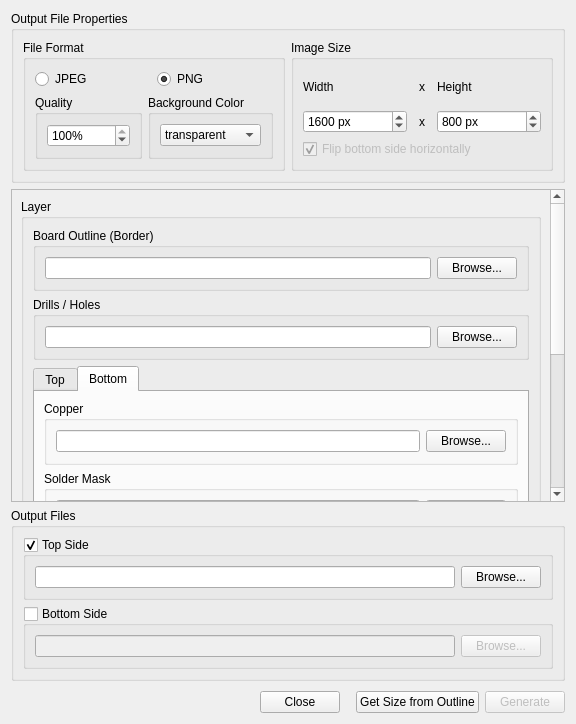
<?xml version="1.0" encoding="UTF-8"?>
<ui version="4.0">
 <class>GerberPlotterDialog</class>
 <widget class="QDialog" name="GerberPlotterDialog">
  <property name="geometry">
   <rect>
    <x>0</x>
    <y>0</y>
    <width>576</width>
    <height>724</height>
   </rect>
  </property>
  <property name="windowTitle">
   <string>Dialog</string>
  </property>
  <layout class="QVBoxLayout" name="verticalLayout_10">
   <item>
    <widget class="QGroupBox" name="propertiesGroupBox">
     <property name="sizePolicy">
      <sizepolicy hsizetype="MinimumExpanding" vsizetype="Minimum">
       <horstretch>0</horstretch>
       <verstretch>0</verstretch>
      </sizepolicy>
     </property>
     <property name="title">
      <string>Output File Properties</string>
     </property>
     <layout class="QHBoxLayout" name="horizontalLayout_12">
      <item>
       <widget class="QGroupBox" name="fileFormatGroupBox">
        <property name="title">
         <string>File Format</string>
        </property>
        <layout class="QVBoxLayout" name="verticalLayout_9">
         <item>
          <layout class="QHBoxLayout" name="horizontalLayout_imageFormats">
           <item>
            <widget class="QRadioButton" name="radioButton_jpeg">
             <property name="text">
              <string>JPEG</string>
             </property>
            </widget>
           </item>
           <item>
            <widget class="QRadioButton" name="radioButton_png">
             <property name="text">
              <string>PNG</string>
             </property>
             <property name="checked">
              <bool>true</bool>
             </property>
            </widget>
           </item>
          </layout>
         </item>
         <item>
          <layout class="QHBoxLayout" name="horizontalLayout_imageFormatProperties">
           <item>
            <widget class="QGroupBox" name="compressionQualityGroupBox">
             <property name="sizePolicy">
              <sizepolicy hsizetype="Preferred" vsizetype="Minimum">
               <horstretch>0</horstretch>
               <verstretch>0</verstretch>
              </sizepolicy>
             </property>
             <property name="title">
              <string>Quality</string>
             </property>
             <layout class="QVBoxLayout" name="verticalLayout_2">
              <item>
               <widget class="QSpinBox" name="jpgQualityBox">
                <property name="suffix">
                 <string>%</string>
                </property>
                <property name="minimum">
                 <number>1</number>
                </property>
                <property name="maximum">
                 <number>100</number>
                </property>
                <property name="value">
                 <number>100</number>
                </property>
               </widget>
              </item>
             </layout>
            </widget>
           </item>
           <item>
            <widget class="QGroupBox" name="backgroundColorGroupBox">
             <property name="sizePolicy">
              <sizepolicy hsizetype="Preferred" vsizetype="Minimum">
               <horstretch>0</horstretch>
               <verstretch>0</verstretch>
              </sizepolicy>
             </property>
             <property name="title">
              <string>Background Color</string>
             </property>
             <layout class="QVBoxLayout" name="verticalLayout">
              <item>
               <widget class="QComboBox" name="bgColorComboBox">
                <item>
                 <property name="text">
                  <string>transparent</string>
                 </property>
                </item>
                <item>
                 <property name="text">
                  <string>black</string>
                 </property>
                </item>
                <item>
                 <property name="text">
                  <string>white</string>
                 </property>
                </item>
                <item>
                 <property name="text">
                  <string>custom...</string>
                 </property>
                </item>
               </widget>
              </item>
             </layout>
            </widget>
           </item>
          </layout>
         </item>
        </layout>
       </widget>
      </item>
      <item>
       <widget class="QGroupBox" name="imageSizeGroupBox">
        <property name="title">
         <string>Image Size</string>
        </property>
        <layout class="QVBoxLayout" name="verticalLayout_4">
         <item>
          <layout class="QHBoxLayout" name="horizontalLayout_imageSizeLabel">
           <item>
            <widget class="QLabel" name="imageWidthLabel">
             <property name="text">
              <string>Width</string>
             </property>
            </widget>
           </item>
           <item>
            <widget class="QLabel" name="imageTimesLabel">
             <property name="maximumSize">
              <size>
               <width>18</width>
               <height>16777215</height>
              </size>
             </property>
             <property name="text">
              <string notr="true">x</string>
             </property>
             <property name="alignment">
              <set>Qt::AlignCenter</set>
             </property>
            </widget>
           </item>
           <item>
            <widget class="QLabel" name="imageHeightLabel">
             <property name="text">
              <string>Height</string>
             </property>
            </widget>
           </item>
          </layout>
         </item>
         <item>
          <layout class="QHBoxLayout" name="horizontalLayout_imageSize">
           <item>
            <widget class="QSpinBox" name="imgWidthBox">
             <property name="suffix">
              <string> px</string>
             </property>
             <property name="minimum">
              <number>1</number>
             </property>
             <property name="maximum">
              <number>99999</number>
             </property>
             <property name="value">
              <number>1600</number>
             </property>
            </widget>
           </item>
           <item>
            <widget class="QLabel" name="imgTimesLabel">
             <property name="maximumSize">
              <size>
               <width>18</width>
               <height>16777215</height>
              </size>
             </property>
             <property name="text">
              <string notr="true">x</string>
             </property>
             <property name="alignment">
              <set>Qt::AlignCenter</set>
             </property>
            </widget>
           </item>
           <item>
            <widget class="QSpinBox" name="imgHeightBox">
             <property name="readOnly">
              <bool>false</bool>
             </property>
             <property name="suffix">
              <string> px</string>
             </property>
             <property name="minimum">
              <number>1</number>
             </property>
             <property name="maximum">
              <number>99999</number>
             </property>
             <property name="value">
              <number>800</number>
             </property>
            </widget>
           </item>
          </layout>
         </item>
         <item>
          <widget class="QCheckBox" name="flipBottomCheckBox">
           <property name="enabled">
            <bool>false</bool>
           </property>
           <property name="text">
            <string>Flip bottom side horizontally</string>
           </property>
           <property name="checked">
            <bool>true</bool>
           </property>
          </widget>
         </item>
        </layout>
       </widget>
      </item>
     </layout>
    </widget>
   </item>
   <item>
    <widget class="QScrollArea" name="detailsScrollArea">
     <property name="widgetResizable">
      <bool>true</bool>
     </property>
     <widget class="QWidget" name="scrollAreaWidgetContents">
      <property name="geometry">
       <rect>
        <x>0</x>
        <y>0</y>
        <width>542</width>
        <height>635</height>
       </rect>
      </property>
      <layout class="QVBoxLayout" name="verticalLayout_6">
       <item>
        <widget class="QGroupBox" name="layerGroupBox">
         <property name="title">
          <string>Layer</string>
         </property>
         <layout class="QVBoxLayout" name="verticalLayout_3">
          <item>
           <widget class="QGroupBox" name="boardOutlineGroupBox">
            <property name="title">
             <string>Board Outline (Border)</string>
            </property>
            <layout class="QHBoxLayout" name="horizontalLayout_15">
             <item>
              <widget class="QLineEdit" name="boardOutlineLineEdit"/>
             </item>
             <item>
              <widget class="QPushButton" name="boardOutlineBrowseButton">
               <property name="text">
                <string>Browse...</string>
               </property>
              </widget>
             </item>
            </layout>
           </widget>
          </item>
          <item>
           <widget class="QGroupBox" name="drillsGroupBox">
            <property name="title">
             <string>Drills / Holes</string>
            </property>
            <layout class="QHBoxLayout" name="horizontalLayout_16">
             <item>
              <widget class="QLineEdit" name="drillsLineEdit">
               <property name="readOnly">
                <bool>false</bool>
               </property>
              </widget>
             </item>
             <item>
              <widget class="QPushButton" name="drillsBrowseButton">
               <property name="text">
                <string>Browse...</string>
               </property>
              </widget>
             </item>
            </layout>
           </widget>
          </item>
          <item>
           <widget class="QTabWidget" name="tabWidget">
            <property name="currentIndex">
             <number>1</number>
            </property>
            <property name="elideMode">
             <enum>Qt::ElideNone</enum>
            </property>
            <widget class="QWidget" name="tabTop">
             <attribute name="title">
              <string>Top</string>
             </attribute>
             <layout class="QVBoxLayout" name="verticalLayout_7">
              <item>
               <widget class="QGroupBox" name="topCopperGroupBox">
                <property name="title">
                 <string>Copper</string>
                </property>
                <layout class="QHBoxLayout" name="horizontalLayout_6">
                 <item>
                  <widget class="QLineEdit" name="topCopperLineEdit"/>
                 </item>
                 <item>
                  <widget class="QPushButton" name="topCopperBrowseButton">
                   <property name="text">
                    <string>Browse...</string>
                   </property>
                  </widget>
                 </item>
                </layout>
               </widget>
              </item>
              <item>
               <widget class="QGroupBox" name="topSolderMaskGroupBox">
                <property name="title">
                 <string>Solder Mask</string>
                </property>
                <layout class="QHBoxLayout" name="horizontalLayout_7">
                 <item>
                  <widget class="QLineEdit" name="topSolderMaskLineEdit"/>
                 </item>
                 <item>
                  <widget class="QPushButton" name="topSolderMaskBrowseButton">
                   <property name="text">
                    <string>Browse...</string>
                   </property>
                  </widget>
                 </item>
                </layout>
               </widget>
              </item>
              <item>
               <widget class="QGroupBox" name="topSilkscreenGroupBox">
                <property name="title">
                 <string>Silkscreen</string>
                </property>
                <layout class="QHBoxLayout" name="horizontalLayout_8">
                 <item>
                  <widget class="QLineEdit" name="topSilkscreenLineEdit"/>
                 </item>
                 <item>
                  <widget class="QPushButton" name="topSilkscreenBrowseButton">
                   <property name="text">
                    <string>Browse...</string>
                   </property>
                  </widget>
                 </item>
                </layout>
               </widget>
              </item>
             </layout>
            </widget>
            <widget class="QWidget" name="tabBottom">
             <attribute name="title">
              <string>Bottom</string>
             </attribute>
             <layout class="QVBoxLayout" name="verticalLayout_8">
              <item>
               <widget class="QGroupBox" name="bottomCopperGroupBox">
                <property name="title">
                 <string>Copper</string>
                </property>
                <layout class="QHBoxLayout" name="horizontalLayout_10">
                 <item>
                  <widget class="QLineEdit" name="bottomCopperLineEdit"/>
                 </item>
                 <item>
                  <widget class="QPushButton" name="bottomCopperBrowseButton">
                   <property name="text">
                    <string>Browse...</string>
                   </property>
                  </widget>
                 </item>
                </layout>
               </widget>
              </item>
              <item>
               <widget class="QGroupBox" name="bottomSolderMaskGroupBox">
                <property name="title">
                 <string>Solder Mask</string>
                </property>
                <layout class="QHBoxLayout" name="horizontalLayout_9">
                 <item>
                  <widget class="QLineEdit" name="bottomSolderMaskLineEdit"/>
                 </item>
                 <item>
                  <widget class="QPushButton" name="bottomSolderMaskBrowseButton">
                   <property name="text">
                    <string>Browse...</string>
                   </property>
                  </widget>
                 </item>
                </layout>
               </widget>
              </item>
              <item>
               <widget class="QGroupBox" name="bottomSilkscreenGroupBox">
                <property name="title">
                 <string>Silkscreen</string>
                </property>
                <layout class="QHBoxLayout" name="horizontalLayout_11">
                 <item>
                  <widget class="QLineEdit" name="bottomSilkscreenLineEdit"/>
                 </item>
                 <item>
                  <widget class="QPushButton" name="bottomSilkscreenBrowseButton">
                   <property name="text">
                    <string>Browse...</string>
                   </property>
                  </widget>
                 </item>
                </layout>
               </widget>
              </item>
             </layout>
            </widget>
           </widget>
          </item>
         </layout>
        </widget>
       </item>
       <item>
        <widget class="QGroupBox" name="colorSchemeGroupBox">
         <property name="title">
          <string>Color Scheme</string>
         </property>
         <layout class="QVBoxLayout" name="verticalLayout_11">
          <item>
           <layout class="QHBoxLayout" name="horizontalLayout_colorSchemes">
            <item>
             <widget class="QRadioButton" name="radioButton_green">
              <property name="text">
               <string>green</string>
              </property>
              <property name="checked">
               <bool>true</bool>
              </property>
             </widget>
            </item>
            <item>
             <widget class="QRadioButton" name="radioButton_blue">
              <property name="text">
               <string>blue</string>
              </property>
             </widget>
            </item>
            <item>
             <widget class="QRadioButton" name="radioButton_red">
              <property name="text">
               <string>red</string>
              </property>
             </widget>
            </item>
            <item>
             <widget class="QRadioButton" name="radioButton_yellow">
              <property name="text">
               <string>yellow</string>
              </property>
             </widget>
            </item>
            <item>
             <widget class="QRadioButton" name="radioButton_white">
              <property name="text">
               <string>white</string>
              </property>
             </widget>
            </item>
            <item>
             <widget class="QRadioButton" name="radioButton_black">
              <property name="text">
               <string>black</string>
              </property>
             </widget>
            </item>
            <item>
             <widget class="QRadioButton" name="radioButton_custom">
              <property name="text">
               <string>custom</string>
              </property>
             </widget>
            </item>
           </layout>
          </item>
          <item>
           <layout class="QHBoxLayout" name="horizontalLayout_colorPalettes">
            <item>
             <widget class="QGroupBox" name="baseColorGroupBox">
              <property name="title">
               <string>Base</string>
              </property>
              <layout class="QHBoxLayout" name="horizontalLayout_19">
               <item>
                <widget class="QLineEdit" name="baseColorLineEdit"/>
               </item>
              </layout>
             </widget>
            </item>
            <item>
             <widget class="QGroupBox" name="copperColorGroupBox">
              <property name="title">
               <string>Copper</string>
              </property>
              <layout class="QHBoxLayout" name="horizontalLayout_20">
               <item>
                <widget class="QLineEdit" name="copperColorLineEdit"/>
               </item>
              </layout>
             </widget>
            </item>
            <item>
             <widget class="QGroupBox" name="silkscreenColorGroupBox">
              <property name="title">
               <string>Silkscreen</string>
              </property>
              <layout class="QHBoxLayout" name="horizontalLayout_21">
               <item>
                <widget class="QLineEdit" name="silkscreenColorLineEdit"/>
               </item>
              </layout>
             </widget>
            </item>
            <item>
             <widget class="QGroupBox" name="padsColorGroupBox">
              <property name="title">
               <string>Pads</string>
              </property>
              <layout class="QHBoxLayout" name="horizontalLayout_22">
               <item>
                <widget class="QComboBox" name="padsColorComboBox">
                 <item>
                  <property name="text">
                   <string>gold</string>
                  </property>
                 </item>
                 <item>
                  <property name="text">
                   <string>silver</string>
                  </property>
                 </item>
                 <item>
                  <property name="text">
                   <string>custom...</string>
                  </property>
                 </item>
                </widget>
               </item>
              </layout>
             </widget>
            </item>
            <item>
             <widget class="QGroupBox" name="bumpMapGroupBox">
              <property name="title">
               <string>Bump Map</string>
              </property>
              <layout class="QHBoxLayout" name="horizontalLayout_23">
               <item>
                <widget class="QSpinBox" name="bumpMapSpinBox">
                 <property name="suffix">
                  <string>%</string>
                 </property>
                 <property name="maximum">
                  <number>100</number>
                 </property>
                 <property name="value">
                  <number>50</number>
                 </property>
                </widget>
               </item>
              </layout>
             </widget>
            </item>
           </layout>
          </item>
         </layout>
        </widget>
       </item>
      </layout>
     </widget>
    </widget>
   </item>
   <item>
    <widget class="QGroupBox" name="outputFilesGroupBox">
     <property name="title">
      <string>Output Files</string>
     </property>
     <layout class="QVBoxLayout" name="verticalLayout_5">
      <item>
       <widget class="QGroupBox" name="topSideOutputGroupBox">
        <property name="title">
         <string>Top Side</string>
        </property>
        <property name="checkable">
         <bool>true</bool>
        </property>
        <property name="checked">
         <bool>true</bool>
        </property>
        <layout class="QHBoxLayout" name="horizontalLayout_3">
         <item>
          <widget class="QLineEdit" name="topSideLineEdit"/>
         </item>
         <item>
          <widget class="QPushButton" name="topSideBrowseButton">
           <property name="text">
            <string>Browse...</string>
           </property>
          </widget>
         </item>
        </layout>
       </widget>
      </item>
      <item>
       <widget class="QGroupBox" name="bottomSideOutputGroupBox">
        <property name="title">
         <string>Bottom Side</string>
        </property>
        <property name="checkable">
         <bool>true</bool>
        </property>
        <property name="checked">
         <bool>false</bool>
        </property>
        <layout class="QHBoxLayout" name="horizontalLayout_4">
         <item>
          <widget class="QLineEdit" name="bottomSideLineEdit"/>
         </item>
         <item>
          <widget class="QPushButton" name="bottomSideBrowseButton">
           <property name="text">
            <string>Browse...</string>
           </property>
          </widget>
         </item>
        </layout>
       </widget>
      </item>
     </layout>
    </widget>
   </item>
   <item>
    <layout class="QHBoxLayout" name="horizontalLayout_Buttons">
     <property name="topMargin">
      <number>4</number>
     </property>
     <item>
      <spacer name="horizontalSpacer">
       <property name="orientation">
        <enum>Qt::Horizontal</enum>
       </property>
       <property name="sizeHint" stdset="0">
        <size>
         <width>40</width>
         <height>20</height>
        </size>
       </property>
      </spacer>
     </item>
     <item>
      <widget class="QPushButton" name="cancelButton">
       <property name="text">
        <string>Close</string>
       </property>
       <property name="autoDefault">
        <bool>false</bool>
       </property>
      </widget>
     </item>
     <item>
      <spacer name="horizontalSpacer_betweenButtons">
       <property name="orientation">
        <enum>Qt::Horizontal</enum>
       </property>
       <property name="sizeType">
        <enum>QSizePolicy::Fixed</enum>
       </property>
       <property name="sizeHint" stdset="0">
        <size>
         <width>10</width>
         <height>20</height>
        </size>
       </property>
      </spacer>
     </item>
     <item>
      <widget class="QPushButton" name="evalBoardSizeButton">
       <property name="text">
        <string>Get Size from Outline</string>
       </property>
       <property name="default">
        <bool>true</bool>
       </property>
      </widget>
     </item>
     <item>
      <widget class="QPushButton" name="generateButton">
       <property name="enabled">
        <bool>false</bool>
       </property>
       <property name="text">
        <string>Generate</string>
       </property>
       <property name="default">
        <bool>true</bool>
       </property>
      </widget>
     </item>
    </layout>
   </item>
  </layout>
 </widget>
 <resources/>
 <connections/>
</ui>
